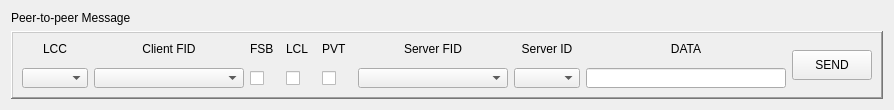
<?xml version="1.0" encoding="UTF-8"?>
<ui version="4.0">
 <class>PTP_MsgComposer</class>
 <widget class="QWidget" name="PTP_MsgComposer">
  <property name="geometry">
   <rect>
    <x>0</x>
    <y>0</y>
    <width>894</width>
    <height>109</height>
   </rect>
  </property>
  <property name="windowTitle">
   <string>Form</string>
  </property>
  <layout class="QGridLayout" name="gridLayout">
   <item row="1" column="0">
    <widget class="QFrame" name="frame">
     <property name="sizePolicy">
      <sizepolicy hsizetype="Preferred" vsizetype="Preferred">
       <horstretch>0</horstretch>
       <verstretch>0</verstretch>
      </sizepolicy>
     </property>
     <property name="frameShape">
      <enum>QFrame::WinPanel</enum>
     </property>
     <property name="frameShadow">
      <enum>QFrame::Raised</enum>
     </property>
     <layout class="QVBoxLayout" name="verticalLayout_8">
      <item>
       <layout class="QHBoxLayout" name="horizontalLayout">
        <property name="sizeConstraint">
         <enum>QLayout::SetDefaultConstraint</enum>
        </property>
        <item>
         <layout class="QVBoxLayout" name="verticalLayout">
          <property name="sizeConstraint">
           <enum>QLayout::SetMinimumSize</enum>
          </property>
          <item>
           <widget class="QLabel" name="label">
            <property name="sizePolicy">
             <sizepolicy hsizetype="Preferred" vsizetype="Minimum">
              <horstretch>0</horstretch>
              <verstretch>0</verstretch>
             </sizepolicy>
            </property>
            <property name="minimumSize">
             <size>
              <width>0</width>
              <height>20</height>
             </size>
            </property>
            <property name="text">
             <string>LCC</string>
            </property>
            <property name="alignment">
             <set>Qt::AlignHCenter|Qt::AlignTop</set>
            </property>
           </widget>
          </item>
          <item>
           <widget class="QComboBox" name="lccComboBox">
            <property name="sizePolicy">
             <sizepolicy hsizetype="Fixed" vsizetype="Minimum">
              <horstretch>0</horstretch>
              <verstretch>0</verstretch>
             </sizepolicy>
            </property>
            <property name="minimumSize">
             <size>
              <width>40</width>
              <height>20</height>
             </size>
            </property>
           </widget>
          </item>
         </layout>
        </item>
        <item>
         <layout class="QVBoxLayout" name="verticalLayout_3">
          <property name="sizeConstraint">
           <enum>QLayout::SetMinimumSize</enum>
          </property>
          <item>
           <widget class="QLabel" name="label_3">
            <property name="sizePolicy">
             <sizepolicy hsizetype="Preferred" vsizetype="Minimum">
              <horstretch>0</horstretch>
              <verstretch>0</verstretch>
             </sizepolicy>
            </property>
            <property name="minimumSize">
             <size>
              <width>0</width>
              <height>20</height>
             </size>
            </property>
            <property name="text">
             <string>Client FID</string>
            </property>
            <property name="alignment">
             <set>Qt::AlignHCenter|Qt::AlignTop</set>
            </property>
           </widget>
          </item>
          <item>
           <widget class="QComboBox" name="cltFidComboBox">
            <property name="sizePolicy">
             <sizepolicy hsizetype="Fixed" vsizetype="Minimum">
              <horstretch>0</horstretch>
              <verstretch>0</verstretch>
             </sizepolicy>
            </property>
            <property name="minimumSize">
             <size>
              <width>150</width>
              <height>20</height>
             </size>
            </property>
           </widget>
          </item>
         </layout>
        </item>
        <item>
         <layout class="QVBoxLayout" name="verticalLayout_4">
          <item>
           <widget class="QLabel" name="label_2">
            <property name="sizePolicy">
             <sizepolicy hsizetype="Preferred" vsizetype="Minimum">
              <horstretch>0</horstretch>
              <verstretch>0</verstretch>
             </sizepolicy>
            </property>
            <property name="minimumSize">
             <size>
              <width>30</width>
              <height>20</height>
             </size>
            </property>
            <property name="maximumSize">
             <size>
              <width>16777210</width>
              <height>16777215</height>
             </size>
            </property>
            <property name="text">
             <string>FSB</string>
            </property>
            <property name="alignment">
             <set>Qt::AlignLeading|Qt::AlignLeft|Qt::AlignTop</set>
            </property>
           </widget>
          </item>
          <item>
           <widget class="QCheckBox" name="fsbCheckBox">
            <property name="sizePolicy">
             <sizepolicy hsizetype="Fixed" vsizetype="MinimumExpanding">
              <horstretch>0</horstretch>
              <verstretch>0</verstretch>
             </sizepolicy>
            </property>
            <property name="minimumSize">
             <size>
              <width>30</width>
              <height>0</height>
             </size>
            </property>
            <property name="text">
             <string/>
            </property>
            <property name="tristate">
             <bool>false</bool>
            </property>
           </widget>
          </item>
         </layout>
        </item>
        <item>
         <layout class="QVBoxLayout" name="verticalLayout_2">
          <property name="sizeConstraint">
           <enum>QLayout::SetMinimumSize</enum>
          </property>
          <item>
           <widget class="QLabel" name="label_4">
            <property name="sizePolicy">
             <sizepolicy hsizetype="Minimum" vsizetype="Minimum">
              <horstretch>0</horstretch>
              <verstretch>0</verstretch>
             </sizepolicy>
            </property>
            <property name="minimumSize">
             <size>
              <width>30</width>
              <height>20</height>
             </size>
            </property>
            <property name="text">
             <string>LCL</string>
            </property>
            <property name="alignment">
             <set>Qt::AlignLeading|Qt::AlignLeft|Qt::AlignTop</set>
            </property>
           </widget>
          </item>
          <item>
           <widget class="QCheckBox" name="lclCheckBox">
            <property name="sizePolicy">
             <sizepolicy hsizetype="Fixed" vsizetype="MinimumExpanding">
              <horstretch>0</horstretch>
              <verstretch>0</verstretch>
             </sizepolicy>
            </property>
            <property name="minimumSize">
             <size>
              <width>20</width>
              <height>20</height>
             </size>
            </property>
            <property name="autoFillBackground">
             <bool>false</bool>
            </property>
            <property name="text">
             <string/>
            </property>
            <property name="tristate">
             <bool>false</bool>
            </property>
           </widget>
          </item>
         </layout>
        </item>
        <item>
         <layout class="QVBoxLayout" name="verticalLayout_5">
          <property name="sizeConstraint">
           <enum>QLayout::SetMinimumSize</enum>
          </property>
          <item>
           <widget class="QLabel" name="label_5">
            <property name="sizePolicy">
             <sizepolicy hsizetype="Fixed" vsizetype="Minimum">
              <horstretch>0</horstretch>
              <verstretch>0</verstretch>
             </sizepolicy>
            </property>
            <property name="minimumSize">
             <size>
              <width>30</width>
              <height>20</height>
             </size>
            </property>
            <property name="text">
             <string>PVT</string>
            </property>
            <property name="alignment">
             <set>Qt::AlignLeading|Qt::AlignLeft|Qt::AlignTop</set>
            </property>
           </widget>
          </item>
          <item>
           <widget class="QCheckBox" name="pvtCheckBox">
            <property name="sizePolicy">
             <sizepolicy hsizetype="Fixed" vsizetype="MinimumExpanding">
              <horstretch>0</horstretch>
              <verstretch>0</verstretch>
             </sizepolicy>
            </property>
            <property name="minimumSize">
             <size>
              <width>30</width>
              <height>0</height>
             </size>
            </property>
            <property name="text">
             <string/>
            </property>
            <property name="tristate">
             <bool>false</bool>
            </property>
           </widget>
          </item>
         </layout>
        </item>
        <item>
         <layout class="QVBoxLayout" name="verticalLayout_6">
          <property name="sizeConstraint">
           <enum>QLayout::SetMinimumSize</enum>
          </property>
          <item>
           <widget class="QLabel" name="label_6">
            <property name="sizePolicy">
             <sizepolicy hsizetype="Preferred" vsizetype="Minimum">
              <horstretch>0</horstretch>
              <verstretch>0</verstretch>
             </sizepolicy>
            </property>
            <property name="minimumSize">
             <size>
              <width>0</width>
              <height>20</height>
             </size>
            </property>
            <property name="text">
             <string>Server FID</string>
            </property>
            <property name="alignment">
             <set>Qt::AlignHCenter|Qt::AlignTop</set>
            </property>
           </widget>
          </item>
          <item>
           <widget class="QComboBox" name="srvFidComboBox">
            <property name="sizePolicy">
             <sizepolicy hsizetype="Fixed" vsizetype="Minimum">
              <horstretch>0</horstretch>
              <verstretch>0</verstretch>
             </sizepolicy>
            </property>
            <property name="minimumSize">
             <size>
              <width>150</width>
              <height>20</height>
             </size>
            </property>
           </widget>
          </item>
         </layout>
        </item>
        <item>
         <layout class="QVBoxLayout" name="verticalLayout_9">
          <property name="sizeConstraint">
           <enum>QLayout::SetMinimumSize</enum>
          </property>
          <item>
           <widget class="QLabel" name="label_8">
            <property name="sizePolicy">
             <sizepolicy hsizetype="Preferred" vsizetype="Minimum">
              <horstretch>0</horstretch>
              <verstretch>0</verstretch>
             </sizepolicy>
            </property>
            <property name="minimumSize">
             <size>
              <width>0</width>
              <height>20</height>
             </size>
            </property>
            <property name="text">
             <string>Server ID</string>
            </property>
            <property name="alignment">
             <set>Qt::AlignHCenter|Qt::AlignTop</set>
            </property>
           </widget>
          </item>
          <item>
           <widget class="QComboBox" name="cltFidComboBox_2">
            <property name="sizePolicy">
             <sizepolicy hsizetype="Fixed" vsizetype="Minimum">
              <horstretch>0</horstretch>
              <verstretch>0</verstretch>
             </sizepolicy>
            </property>
            <property name="minimumSize">
             <size>
              <width>30</width>
              <height>20</height>
             </size>
            </property>
           </widget>
          </item>
         </layout>
        </item>
        <item>
         <layout class="QVBoxLayout" name="verticalLayout_7">
          <item>
           <widget class="QLabel" name="label_7">
            <property name="sizePolicy">
             <sizepolicy hsizetype="Preferred" vsizetype="Minimum">
              <horstretch>0</horstretch>
              <verstretch>0</verstretch>
             </sizepolicy>
            </property>
            <property name="minimumSize">
             <size>
              <width>0</width>
              <height>20</height>
             </size>
            </property>
            <property name="text">
             <string>DATA</string>
            </property>
            <property name="alignment">
             <set>Qt::AlignHCenter|Qt::AlignTop</set>
            </property>
           </widget>
          </item>
          <item>
           <widget class="QLineEdit" name="dataLineEdit">
            <property name="sizePolicy">
             <sizepolicy hsizetype="MinimumExpanding" vsizetype="Minimum">
              <horstretch>0</horstretch>
              <verstretch>0</verstretch>
             </sizepolicy>
            </property>
            <property name="minimumSize">
             <size>
              <width>200</width>
              <height>20</height>
             </size>
            </property>
            <property name="text">
             <string/>
            </property>
           </widget>
          </item>
         </layout>
        </item>
        <item>
         <widget class="QPushButton" name="sendButton">
          <property name="sizePolicy">
           <sizepolicy hsizetype="Minimum" vsizetype="Fixed">
            <horstretch>0</horstretch>
            <verstretch>0</verstretch>
           </sizepolicy>
          </property>
          <property name="minimumSize">
           <size>
            <width>0</width>
            <height>30</height>
           </size>
          </property>
          <property name="text">
           <string>SEND</string>
          </property>
         </widget>
        </item>
       </layout>
      </item>
     </layout>
    </widget>
   </item>
   <item row="0" column="0">
    <widget class="QLabel" name="label_9">
     <property name="text">
      <string>Peer-to-peer Message</string>
     </property>
    </widget>
   </item>
  </layout>
 </widget>
 <resources/>
 <connections/>
</ui>
